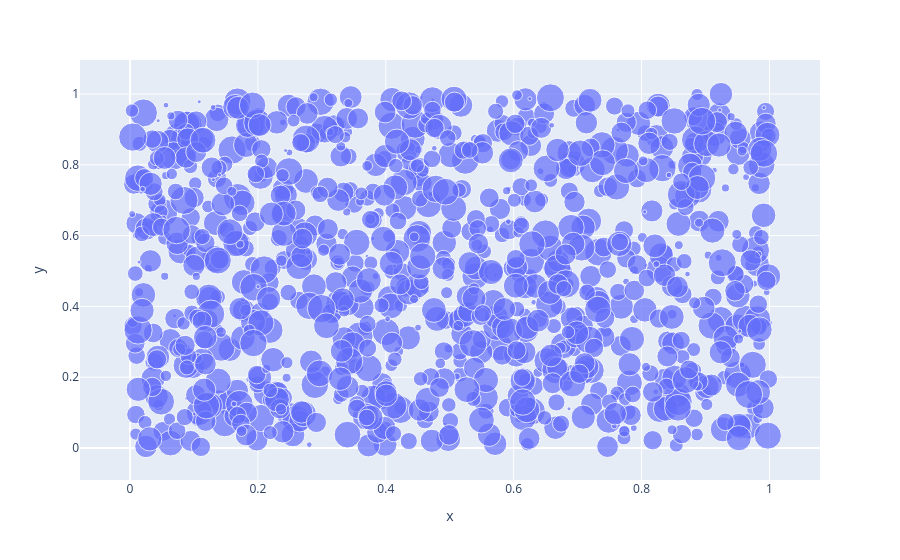

The notebook cell saved with this chart:
### Markdown cell above
1. Write a program to draw a scatter plot for random 1000 x and y coordinates

### Code cell
x = np.random.rand(1000)
y = np.random.rand(1000)
s=np.random.randint(1,50,1000)
 
px.scatter(x=x,y=y,size=s)

### Figure 1 — Plotly figure (JSON) as saved in the notebook; plotly's stock layout.template omitted (floating-point values rounded to 4 significant figures; data arrays with more than 128 entries replaced by an {"elided": "..."} marker saying what was removed)
{"data": [{"hovertemplate": "x=%{x}<br>y=%{y}<br>size=%{marker.size}<extra></extra>", "legendgroup": "", "marker": {"color": "#636efa", "size": {"elided": "1000 int values"}, "sizemode": "area", "sizeref": 0.1225, "symbol": "circle"}, "mode": "markers", "name": "", "orientation": "v", "showlegend": false, "type": "scatter", "x": {"elided": "1000 float values"}, "xaxis": "x", "y": {"elided": "1000 float values"}, "yaxis": "y"}], "layout": {"legend": {"itemsizing": "constant", "tracegroupgap": 0}, "margin": {"t": 60}, "xaxis": {"anchor": "y", "domain": [0, 1], "title": {"text": "x"}}, "yaxis": {"anchor": "x", "domain": [0, 1], "title": {"text": "y"}}}}
